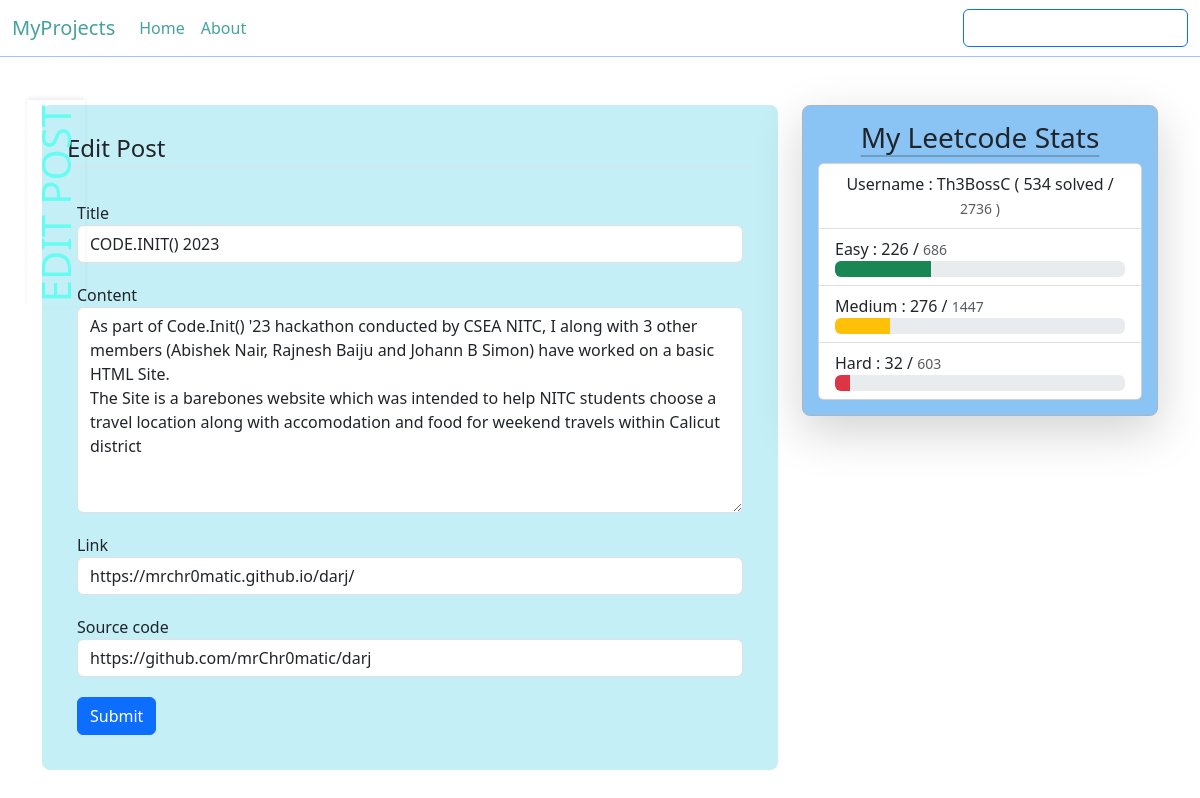
Page /posts/1/update (signed in) on the committed database.
### myProjects/models.py (models this page shows, shortened)
class Post(db.Model):
    id = db.Column(db.Integer, primary_key = True)
    title = db.Column(db.String(100), nullable = False)
    date_posted = db.Column(db.DateTime(), nullable = False, default = datetime.utcnow)
    content = db.Column(db.Text, nullable = False)
    user_id = db.Column(db.Integer, db.ForeignKey('user.id'), nullable = False)
    link  = db.Column(db.String(300), nullable = True)
    source_code = db.Column(db.String(300), nullable = True)

### myProjects/posts/routes.py (the view)
@posts.route('/posts/<int:post_id>/update', methods = ['GET', 'POST'])
@login_required
def update_post(post_id):
    leetcode = {}
    with open(os.path.join(current_app.root_path + '/static/leetcode.json'), 'r') as json_file:
        leetcode = json.load(json_file)
    post = Post.query.get_or_404(post_id)
    if post.author != current_user:
        abort(403)
    form = newPostForm()
    if form.validate_on_submit():
        post.title = form.title.data
        post.content = form.content.data
        post.link = form.link.data
        post.source_code = form.source.data
        db.session.commit()
        flash(message = "Post updated successfully", category = "info")
        return redirect(url_for('posts.post', post_id = post_id))
    elif request.method == 'GET':
        form.title.data = post.title
        form.content.data = post.content
        if post.link:
            form.link.data = post.link
        if post.source_code:
            form.source.data = post.source_code
    return render_template('newpost.html', page_details = "Edit Post", title = "Edit Post",  form = form, post = post, legend = "Edit Post", **leetcode)

### myProjects/posts/forms.py
class newPostForm(FlaskForm):
    title = StringField(
        label = "Title",
        validators = [DataRequired(), Length(max = 25)]
    )
    content = TextAreaField(
        label = "Content",
        validators = [DataRequired()]
    )
    link = URLField(
        label = 'Link'
    )
    source = URLField(
        label = "Source code"
    )
    submit = SubmitField(label = 'Submit')

### myProjects/models.py (called while the page is built)
@login_manager.user_loader
def load_user(user_id):
    return User.query.get(int(user_id))

### myProjects/templates/newpost.html (shortened to what this page needs)
{% extends 'layout.html' %}
{% block content %}
    <div class = "main-content">
        <form method = "POST" action = "">
            <fieldset class = "form-group">
                <legend class = "border-bottom mb-4">
                    {{legend}}
                </legend>
                <div class = "form-group">
                    {{form.title.label(class = "form-control-label")}}
                    {% if form.title.errors %}
                        {{form.title(class = "form-control form-control-md is-invalid")}}
                        <div class = "invalid-feedback">
                            {% for error in form.title.errors %}
                                <span> {{error}} </span>
                            {% endfor %}
                        </div>
                    {% else %}
                        {{form.title(class = "form-control form-control-md")}}
                    {% endif %}
                </div>
                <div class = "form-group">
                    {{form.content.label(class = "form-control-label")}}
                    {% if form.content.errors %}
                        {{form.content(class = "form-control form-control-md is-invalid")}}
                        <div class = "invalid-feedback">
                            {% for error in form.content.errors %}
                                <span> {{error}} </span>
                            {% endfor %}
                        </div>
                    {% else %}
                        {{form.content(class = "form-control form-control-md", rows = '8')}}
                    {% endif %}
                </div>
                <div class = "form-group">
                    {{form.link.label(class = "form-control-label")}}
                    {% if form.link.errors %}
                        {{form.link(class = "form-control form-control-md is-invalid")}}
                        <div class = "invalid-feedback">
                            {% for error in form.link.errors %}
                                <span> {{error}} </span>
                            {% endfor %}
                        </div>
                    {% else %}
                        {{form.link(class = "form-control form-control-md", rows = '8')}}
                    {% endif %}
                </div>
                <div class = "form-group">
                    {{form.source.label(class = "form-control-label")}}
                    {% if form.source.errors %}
                        {{form.source(class = "form-control form-control-md is-invalid")}}
                        <div class = "invalid-feedback">
                            {% for error in form.source.errors %}
                                <span> {{error}} </span>
                            {% endfor %}
                        </div>
                    {% else %}
                        {{form.source(class = "form-control form-control-md", rows = '8')}}
                    {% endif %}
                </div>
                <div class = "form-group">
                    {{form.submit(class = 'btn btn-primary')}}
                </div>
            </fieldset>
        </form>
    </div>
{% endblock %}

### myProjects/static/main.css (style rules this page uses)
body { margin-top : 100px; background-image: url('images/background.jpg'); background-size: cover; background-attachment: fixed; }
.main-content { padding : 15px 15px 15px 15px; border-radius: 8px; background-color: rgba(197, 239, 247, 1); margin-top : 5px; }
.form-group { padding : 10px }

### rows in the picture
Post: title "CODE.INIT() 2023", content "As part of Code.Init() '23 hackathon conducted by CSEA NITC, I along with 3 other members (Abishek Nair, Rajnesh Baiju and Johann B Simon) have worked on a basic HTML Site. The Site is a barebones website which was intended to help NITC students choose a travel location along with accomodation and food for weekend travels within Calicut district", link "https://mrchr0matic.github.io/darj/"

### other values in the picture
{{ page_details }} "EDIT POST"
{{ legend }} "Edit Post"
{{ totalSolved }} "534"
{{ totalQuestions }} "2736"
{{ easySolved }} "226"
{{ totalEasy }} "686"
{{ mediumSolved }} "276"
{{ totalMedium }} "1447"
{{ hardSolved }} "32"
{{ totalHard }} "603"
